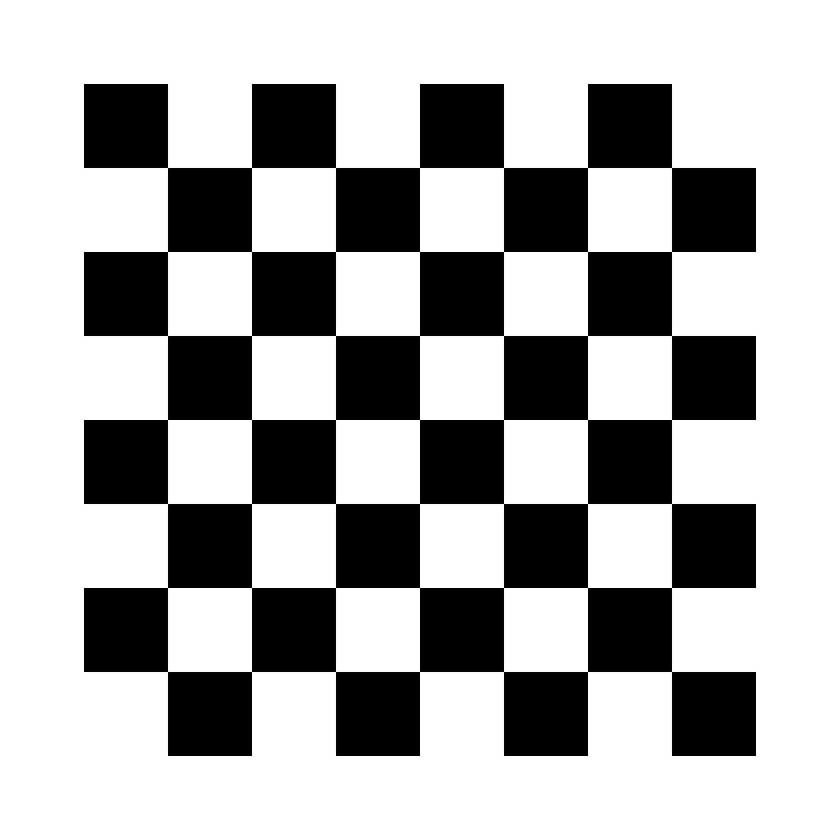
#> input picture feature_and_matching/chessboard.png, 840 x 840 px, shrunk from 1000 x 1000 before the run
$ python corner_harris.py
#> lines starting #> are read from the running program, lines starting #| are printed output that depends on the picture; after the words box and inside, x2 and y2 are one past the last pixel; in counts of white or black regions, pixels touching at a corner belong together
import cv2
import numpy as np
from matplotlib import pyplot as plt

# read image
filename = 'chessboard.png'
img = cv2.imread(filename)
#> img is the input picture: shape (840, 840, 3); min 0, max 255, mean 173.4
# convert to float32 grayscale
gray = cv2.cvtColor(img, cv2.COLOR_BGR2GRAY)
gray = np.float32(gray)

# harris detector
# params: img, blocksize, ksize, k
dst = cv2.cornerHarris(gray, 2, 3, 0.04)
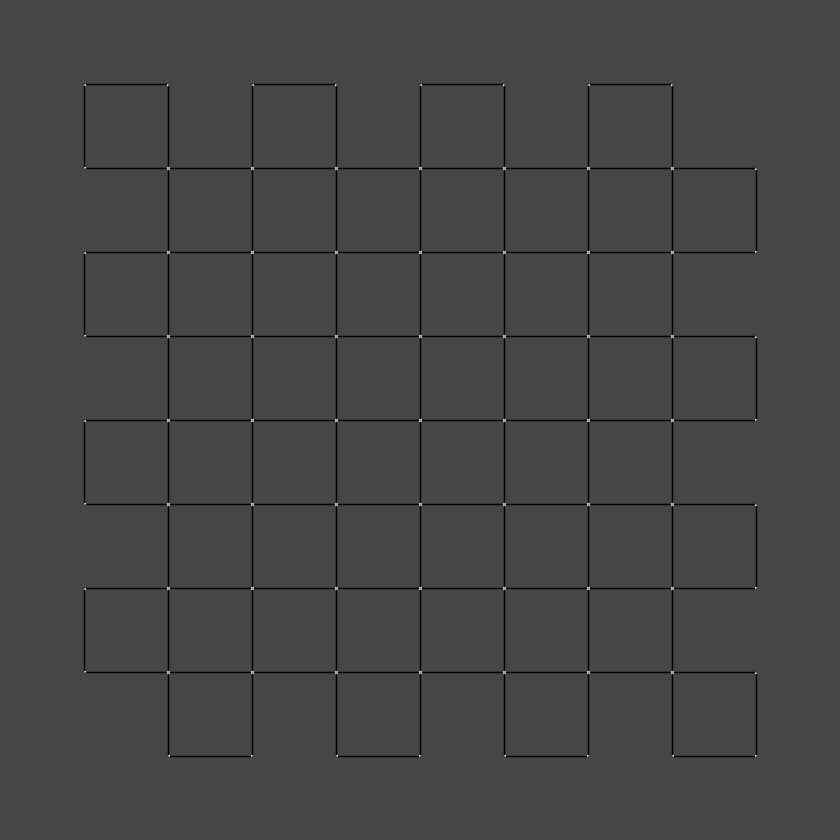
#> dst: shape (840, 840) float32; min -154376592, max 401183552, mean -3205656.8; drawn with min black and max white
#plt.imshow(dst, interpolation='nearest', cmap='gray')
#plt.colorbar()
#plt.show()
#result is dilated for marking the corners, not important
dst = cv2.dilate(dst,None)
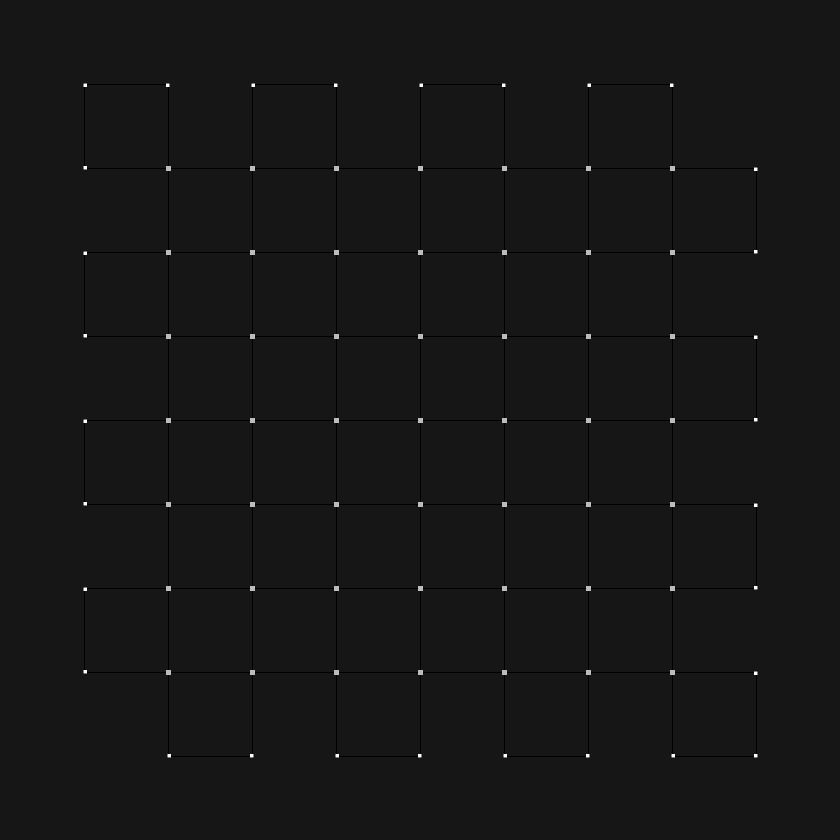
#> dst: shape (840, 840) float32; min -38485892, max 401183552, mean 151158.3; drawn with min black and max white

# Threshold for an optimal value, it may vary depending on the image.
img[dst>0.01*dst.max()]=[0,0,255]
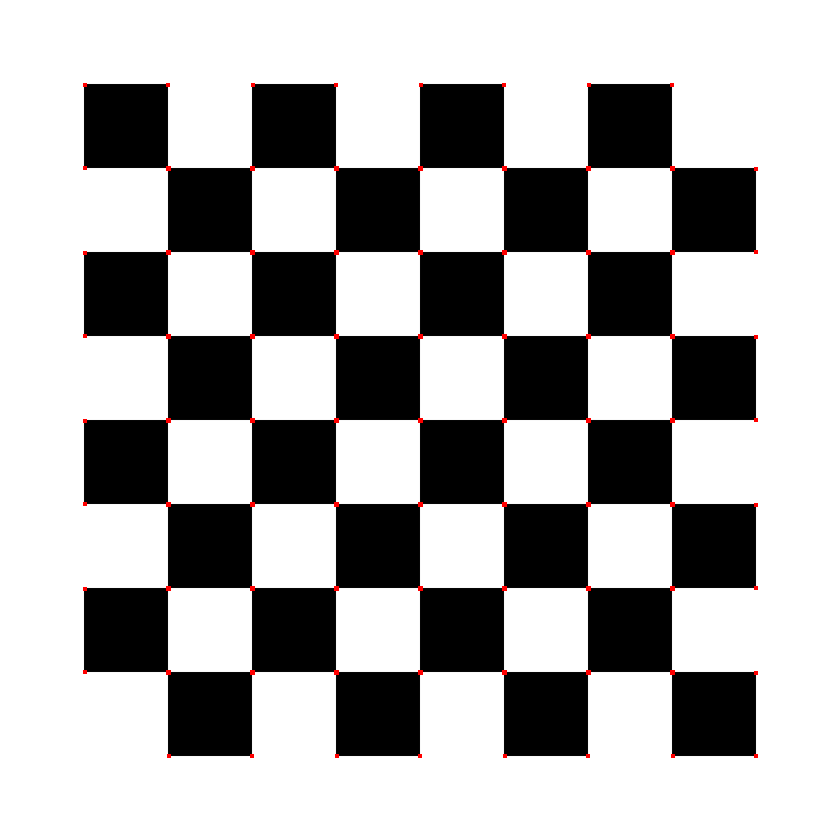
#> img: shape (840, 840, 3); 0.24% of pixels changed, all inside (x1, y1, x2, y2) = (83, 83, 758, 758)

cv2.imshow('Corners', img)
if cv2.waitKey(0) & 0xff == 27:
#> (key Esc is pressed here)
	cv2.destroyAllWindows()
